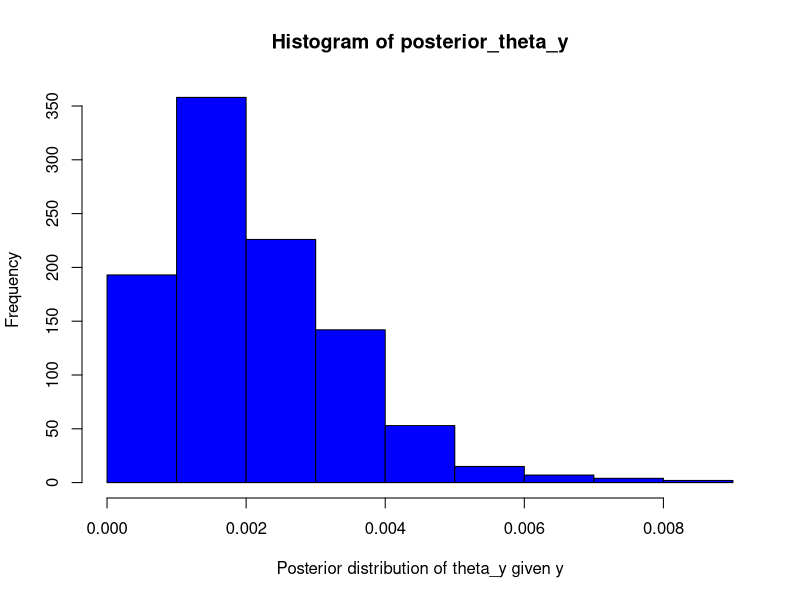
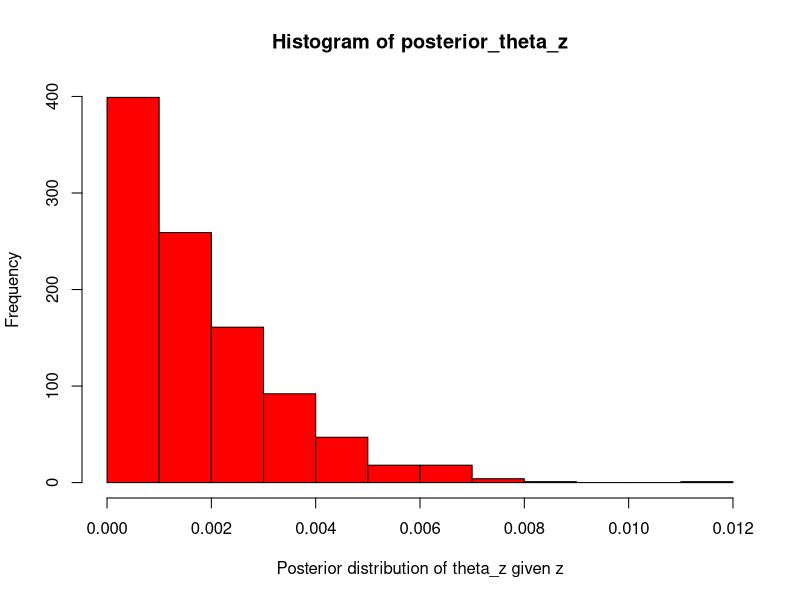
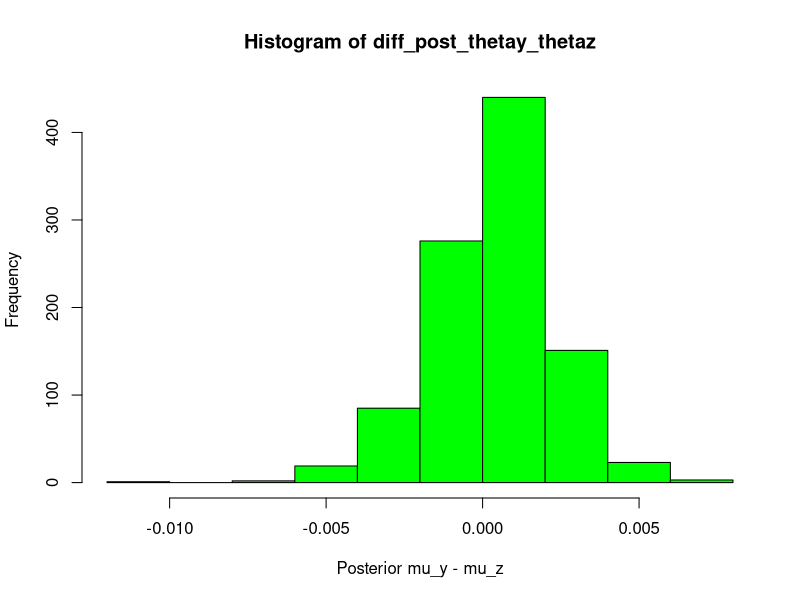

Write R code to recreate these figures, in order.
#c
sum_y = 16/(16+58) + 9/(9+90) + 10/(10+48) + 13/(13+57) + 19/(19+103) + 20/(20+57) + 18/(18+86) + 17/(17+112) + 35/(35+273) + 55/(55+64)
sum_z = 12/(12+113) + 1/(1+18) + 2/(2+14) + 4/(4+44) + 9/(9+208) + 7/(7+67) + 9/(9+29) + 8/(8+154)
ny_prod = (16+58) * (9+90) * (10+48) * (13+57) * (19+103) * (20+57) * (18+86) * (17+112) * (35+273) * (55+64)
nz_prod = (12+113) * (1+18) * (2+14) * (4+44) * (9+208) * (7+67) * (9+29) * (8+154)
ny = c((16+58),(9+90), (10+48), (13+57), (19+103), (20+57), (18+86), (17+112), (35+273), (55+64))
nz = c((12+113), (1+18), (2+14), (4+44), (9+208), (7+67), (9+29), (8+154))
y = c(16/(16+58), 9/(9+90), 10/(10+48), 13/(13+57), 19/(19+103), 20/(20+57), 18/(18+86), 17/(17+112), 35/(35+273), 55/(55+64))
z = c(12/(12+113), 1/(1+18), 2/(2+14), 4/(4+44), 9/(9+208), 7/(7+67), 9/(9+29), 8/(8+154))
posterior_theta_y <- (rbeta(1000,sum_y+0.5, sum(ny-y)+0.5))
posterior_theta_z <- (rbeta(1000, sum_z+0.5, sum(nz-z)+0.5))

hist(posterior_theta_y,col = 'blue', xlab = ('Posterior distribution of theta_y given y'))
hist(posterior_theta_z,col = 'red', xlab = ('Posterior distribution of theta_z given z'))

#d
diff_post_thetay_thetaz <- posterior_theta_y - posterior_theta_z
hist(diff_post_thetay_thetaz, col = 'green', xlab = ('Posterior mu_y - mu_z'))